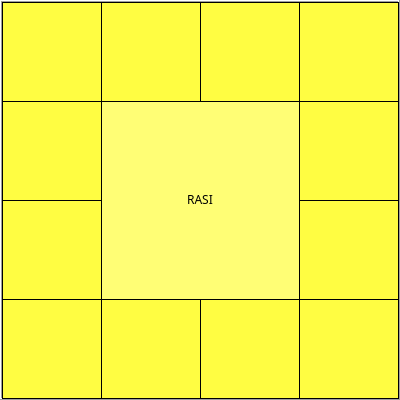
                 <widget class="QFrame" name="frame_4">
                  <property name="sizePolicy">
                   <sizepolicy hsizetype="Minimum" vsizetype="Minimum">
                    <horstretch>0</horstretch>
                    <verstretch>0</verstretch>
                   </sizepolicy>
                  </property>
                  <property name="minimumSize">
                   <size>
                    <width>400</width>
                    <height>400</height>
                   </size>
                  </property>
                  <property name="maximumSize">
                   <size>
                    <width>400</width>
                    <height>400</height>
                   </size>
                  </property>
                  <property name="frameShape">
                   <enum>QFrame::Box</enum>
                  </property>
                  <property name="frameShadow">
                   <enum>QFrame::Raised</enum>
                  </property>
                  <layout class="QGridLayout" name="gridLayout_6">
                   <property name="leftMargin">
                    <number>0</number>
                   </property>
                   <property name="topMargin">
                    <number>0</number>
                   </property>
                   <property name="rightMargin">
                    <number>0</number>
                   </property>
                   <property name="bottomMargin">
                    <number>0</number>
                   </property>
                   <property name="spacing">
                    <number>0</number>
                   </property>
                   <item row="1" column="1" rowspan="2" colspan="2">
                    <layout class="QVBoxLayout" name="verticalLayout_6">
                     <item>
                      <widget class="QLabel" name="rasi_center_lbl">
                       <property name="font">
                        <font>
                         <family>Arial Unicode MS</family>
                         <pointsize>9</pointsize>
                        </font>
                       </property>
                       <property name="styleSheet">
                        <string notr="true">background: #fffe75</string>
                       </property>
                       <property name="text">
                        <string>&lt;html&gt;&lt;head/&gt;&lt;body&gt;&lt;p&gt;RASI&lt;/p&gt;&lt;/body&gt;&lt;/html&gt;</string>
                       </property>
                       <property name="alignment">
                        <set>Qt::AlignCenter</set>
                       </property>
                      </widget>
                     </item>
                    </layout>
                   </item>
                   <item row="2" column="0">
                    <widget class="QLabel" name="rasi_magaram_lbl">
                     <property name="sizePolicy">
                      <sizepolicy hsizetype="Fixed" vsizetype="Fixed">
                       <horstretch>0</horstretch>
                       <verstretch>0</verstretch>
                      </sizepolicy>
                     </property>
                     <property name="minimumSize">
                      <size>
                       <width>100</width>
                       <height>100</height>
                      </size>
                     </property>
                     <property name="maximumSize">
                      <size>
                       <width>100</width>
                       <height>100</height>
                      </size>
                     </property>
                     <property name="font">
                      <font>
                       <family>Arial Unicode MS</family>
                       <pointsize>10</pointsize>
                      </font>
                     </property>
                     <property name="styleSheet">
                      <string notr="true">background: #fffd42</string>
                     </property>
                     <property name="frameShape">
                      <enum>QFrame::Box</enum>
                     </property>
                     <property name="text">
                      <string>&lt;html&gt;&lt;head/&gt;&lt;body&gt;&lt;p align=&quot;center&quot;&gt;&lt;br/&gt;&lt;/p&gt;&lt;/body&gt;&lt;/html&gt;</string>
                     </property>
                     <property name="alignment">
                      <set>Qt::AlignCenter</set>
                     </property>
                    </widget>
                   </item>
                   <item row="1" column="0">
                    <widget class="QLabel" name="rasi_kumbam_lbl">
                     <property name="sizePolicy">
                      <sizepolicy hsizetype="Fixed" vsizetype="Fixed">
                       <horstretch>0</horstretch>
                       <verstretch>0</verstretch>
                      </sizepolicy>
                     </property>
                     <property name="minimumSize">
                      <size>
                       <width>100</width>
                       <height>100</height>
                      </size>
                     </property>
                     <property name="maximumSize">
                      <size>
                       <width>100</width>
                       <height>100</height>
                      </size>
                     </property>
                     <property name="font">
                      <font>
                       <family>Arial Unicode MS</family>
                       <pointsize>10</pointsize>
                      </font>
                     </property>
                     <property name="styleSheet">
                      <string notr="true">background: #fffd42</string>
                     </property>
                     <property name="frameShape">
                      <enum>QFrame::Box</enum>
                     </property>
                     <property name="text">
                      <string>&lt;html&gt;&lt;head/&gt;&lt;body&gt;&lt;p align=&quot;center&quot;&gt;&lt;br/&gt;&lt;/p&gt;&lt;/body&gt;&lt;/html&gt;</string>
                     </property>
                     <property name="alignment">
                      <set>Qt::AlignCenter</set>
                     </property>
                    </widget>
                   </item>
                   <item row="3" column="0">
                    <widget class="QLabel" name="rasi_dhanusu_lbl">
                     <property name="sizePolicy">
                      <sizepolicy hsizetype="Fixed" vsizetype="Fixed">
                       <horstretch>0</horstretch>
                       <verstretch>0</verstretch>
                      </sizepolicy>
                     </property>
                     <property name="minimumSize">
                      <size>
                       <width>100</width>
                       <height>100</height>
                      </size>
                     </property>
                     <property name="maximumSize">
                      <size>
                       <width>100</width>
                       <height>100</height>
                      </size>
                     </property>
                     <property name="font">
                      <font>
                       <family>Arial Unicode MS</family>
                       <pointsize>10</pointsize>
                      </font>
                     </property>
                     <property name="styleSheet">
                      <string notr="true">background: #fffd42</string>
                     </property>
                     <property name="frameShape">
                      <enum>QFrame::Box</enum>
                     </property>
                     <property name="text">
                      <string>&lt;html&gt;&lt;head/&gt;&lt;body&gt;&lt;p align=&quot;center&quot;&gt;&lt;br/&gt;&lt;/p&gt;&lt;/body&gt;&lt;/html&gt;</string>
                     </property>
                     <property name="alignment">
                      <set>Qt::AlignCenter</set>
                     </property>
                    </widget>
                   </item>
                   <item row="3" column="1">
                    <widget class="QLabel" name="rasi_viruchigam_lbl">
                     <property name="sizePolicy">
                      <sizepolicy hsizetype="Fixed" vsizetype="Fixed">
                       <horstretch>0</horstretch>
                       <verstretch>0</verstretch>
                      </sizepolicy>
                     </property>
                     <property name="minimumSize">
                      <size>
                       <width>100</width>
                       <height>100</height>
                      </size>
                     </property>
                     <property name="maximumSize">
                      <size>
                       <width>100</width>
                       <height>100</height>
                      </size>
                     </property>
                     <property name="font">
                      <font>
                       <family>Arial Unicode MS</family>
                       <pointsize>10</pointsize>
                      </font>
                     </property>
                     <property name="styleSheet">
                      <string notr="true">background: #fffd42</string>
                     </property>
                     <property name="frameShape">
                      <enum>QFrame::Box</enum>
                     </property>
                     <property name="text">
                      <string>&lt;html&gt;&lt;head/&gt;&lt;body&gt;&lt;p align=&quot;center&quot;&gt;&lt;br/&gt;&lt;/p&gt;&lt;/body&gt;&lt;/html&gt;</string>
                     </property>
                     <property name="alignment">
                      <set>Qt::AlignCenter</set>
                     </property>
                    </widget>
                   </item>
                   <item row="0" column="1">
                    <widget class="QLabel" name="rasi_mesham_lbl">
                     <property name="sizePolicy">
                      <sizepolicy hsizetype="Fixed" vsizetype="Fixed">
                       <horstretch>0</horstretch>
                       <verstretch>0</verstretch>
                      </sizepolicy>
                     </property>
                     <property name="minimumSize">
                      <size>
                       <width>100</width>
                       <height>100</height>
                      </size>
                     </property>
                     <property name="maximumSize">
                      <size>
                       <width>100</width>
                       <height>100</height>
                      </size>
                     </property>
                     <property name="font">
                      <font>
                       <family>Arial Unicode MS</family>
                       <pointsize>10</pointsize>
                      </font>
                     </property>
                     <property name="styleSheet">
                      <string notr="true">background: #fffd42</string>
                     </property>
                     <property name="frameShape">
                      <enum>QFrame::Box</enum>
                     </property>
                     <property name="text">
                      <string>&lt;html&gt;&lt;head/&gt;&lt;body&gt;&lt;p align=&quot;center&quot;&gt;&lt;br/&gt;&lt;/p&gt;&lt;/body&gt;&lt;/html&gt;</string>
                     </property>
                     <property name="alignment">
                      <set>Qt::AlignCenter</set>
                     </property>
                    </widget>
                   </item>
                   <item row="0" column="0">
                    <widget class="QLabel" name="rasi_meenam_lbl">
                     <property name="sizePolicy">
                      <sizepolicy hsizetype="Fixed" vsizetype="Fixed">
                       <horstretch>0</horstretch>
                       <verstretch>0</verstretch>
                      </sizepolicy>
                     </property>
                     <property name="minimumSize">
                      <size>
                       <width>100</width>
                       <height>100</height>
                      </size>
                     </property>
                     <property name="maximumSize">
                      <size>
                       <width>100</width>
                       <height>100</height>
                      </size>
                     </property>
                     <property name="font">
                      <font>
                       <family>Arial Unicode MS</family>
                       <pointsize>10</pointsize>
                      </font>
                     </property>
                     <property name="styleSheet">
                      <string notr="true">background: #fffd42</string>
                     </property>
                     <property name="frameShape">
                      <enum>QFrame::Box</enum>
                     </property>
                     <property name="text">
                      <string>&lt;html&gt;&lt;head/&gt;&lt;body&gt;&lt;p align=&quot;center&quot;&gt;&lt;br/&gt;&lt;/p&gt;&lt;/body&gt;&lt;/html&gt;</string>
                     </property>
                     <property name="alignment">
                      <set>Qt::AlignCenter</set>
                     </property>
                    </widget>
                   </item>
                   <item row="0" column="2">
                    <widget class="QLabel" name="rasi_rishabam_lbl">
                     <property name="sizePolicy">
                      <sizepolicy hsizetype="Fixed" vsizetype="Fixed">
                       <horstretch>0</horstretch>
                       <verstretch>0</verstretch>
                      </sizepolicy>
                     </property>
                     <property name="minimumSize">
                      <size>
                       <width>100</width>
                       <height>100</height>
                      </size>
                     </property>
                     <property name="maximumSize">
                      <size>
                       <width>100</width>
                       <height>100</height>
                      </size>
                     </property>
                     <property name="font">
                      <font>
                       <family>Arial Unicode MS</family>
                       <pointsize>10</pointsize>
                      </font>
                     </property>
                     <property name="styleSheet">
                      <string notr="true">background: #fffd42</string>
                     </property>
                     <property name="frameShape">
                      <enum>QFrame::Box</enum>
                     </property>
                     <property name="text">
                      <string>&lt;html&gt;&lt;head/&gt;&lt;body&gt;&lt;p align=&quot;center&quot;&gt;&lt;br/&gt;&lt;/p&gt;&lt;/body&gt;&lt;/html&gt;</string>
                     </property>
                     <property name="alignment">
                      <set>Qt::AlignCenter</set>
                     </property>
                    </widget>
                   </item>
                   <item row="0" column="3">
                    <widget class="QLabel" name="rasi_mithunam_lbl">
                     <property name="sizePolicy">
                      <sizepolicy hsizetype="Fixed" vsizetype="Fixed">
                       <horstretch>0</horstretch>
                       <verstretch>0</verstretch>
                      </sizepolicy>
                     </property>
                     <property name="minimumSize">
                      <size>
                       <width>100</width>
                       <height>100</height>
                      </size>
                     </property>
                     <property name="maximumSize">
                      <size>
                       <width>100</width>
                       <height>100</height>
                      </size>
                     </property>
                     <property name="font">
                      <font>
                       <family>Arial Unicode MS</family>
                       <pointsize>10</pointsize>
                      </font>
                     </property>
                     <property name="styleSheet">
                      <string notr="true">background: #fffd42</string>
                     </property>
                     <property name="frameShape">
                      <enum>QFrame::Box</enum>
                     </property>
                     <property name="text">
                      <string>&lt;html&gt;&lt;head/&gt;&lt;body&gt;&lt;p align=&quot;center&quot;&gt;&lt;br/&gt;&lt;/p&gt;&lt;/body&gt;&lt;/html&gt;</string>
                     </property>
                     <property name="alignment">
                      <set>Qt::AlignCenter</set>
                     </property>
                    </widget>
                   </item>
                   <item row="1" column="3">
                    <widget class="QLabel" name="rasi_kadagam_lbl">
                     <property name="sizePolicy">
                      <sizepolicy hsizetype="Fixed" vsizetype="Fixed">
                       <horstretch>0</horstretch>
                       <verstretch>0</verstretch>
                      </sizepolicy>
                     </property>
                     <property name="minimumSize">
                      <size>
                       <width>100</width>
                       <height>100</height>
                      </size>
                     </property>
                     <property name="maximumSize">
                      <size>
                       <width>100</width>
                       <height>100</height>
                      </size>
                     </property>
                     <property name="font">
                      <font>
                       <family>Arial Unicode MS</family>
                       <pointsize>10</pointsize>
                      </font>
                     </property>
                     <property name="styleSheet">
                      <string notr="true">background: #fffd42</string>
                     </property>
                     <property name="frameShape">
                      <enum>QFrame::Box</enum>
                     </property>
                     <property name="text">
                      <string>&lt;html&gt;&lt;head/&gt;&lt;body&gt;&lt;p align=&quot;center&quot;&gt;&lt;br/&gt;&lt;/p&gt;&lt;/body&gt;&lt;/html&gt;</string>
                     </property>
                     <property name="alignment">
                      <set>Qt::AlignCenter</set>
                     </property>
                    </widget>
                   </item>
                   <item row="2" column="3">
                    <widget class="QLabel" name="rasi_simmam_lbl">
                     <property name="sizePolicy">
                      <sizepolicy hsizetype="Fixed" vsizetype="Fixed">
                       <horstretch>0</horstretch>
                       <verstretch>0</verstretch>
                      </sizepolicy>
                     </property>
                     <property name="minimumSize">
                      <size>
                       <width>100</width>
                       <height>100</height>
                      </size>
                     </property>
                     <property name="maximumSize">
                      <size>
                       <width>100</width>
                       <height>100</height>
                      </size>
                     </property>
                     <property name="font">
                      <font>
                       <family>Arial Unicode MS</family>
                       <pointsize>10</pointsize>
                      </font>
                     </property>
                     <property name="styleSheet">
                      <string notr="true">background: #fffd42</string>
                     </property>
                     <property name="frameShape">
                      <enum>QFrame::Box</enum>
                     </property>
                     <property name="text">
                      <string>&lt;html&gt;&lt;head/&gt;&lt;body&gt;&lt;p align=&quot;center&quot;&gt;&lt;br/&gt;&lt;/p&gt;&lt;/body&gt;&lt;/html&gt;</string>
                     </property>
                     <property name="alignment">
                      <set>Qt::AlignCenter</set>
                     </property>
                    </widget>
                   </item>
                   <item row="3" column="3">
                    <widget class="QLabel" name="rasi_kanni_lbl">
                     <property name="sizePolicy">
                      <sizepolicy hsizetype="Fixed" vsizetype="Fixed">
                       <horstretch>0</horstretch>
                       <verstretch>0</verstretch>
                      </sizepolicy>
                     </property>
                     <property name="minimumSize">
                      <size>
                       <width>100</width>
                       <height>100</height>
                      </size>
                     </property>
                     <property name="maximumSize">
                      <size>
                       <width>100</width>
                       <height>100</height>
                      </size>
                     </property>
                     <property name="font">
                      <font>
                       <family>Arial Unicode MS</family>
                       <pointsize>10</pointsize>
                      </font>
                     </property>
                     <property name="styleSheet">
                      <string notr="true">background: #fffd42</string>
                     </property>
                     <property name="frameShape">
                      <enum>QFrame::Box</enum>
                     </property>
                     <property name="text">
                      <string>&lt;html&gt;&lt;head/&gt;&lt;body&gt;&lt;p align=&quot;center&quot;&gt;&lt;br/&gt;&lt;/p&gt;&lt;/body&gt;&lt;/html&gt;</string>
                     </property>
                     <property name="alignment">
                      <set>Qt::AlignCenter</set>
                     </property>
                    </widget>
                   </item>
                   <item row="3" column="2">
                    <widget class="QLabel" name="rasi_thulam_lbl">
                     <property name="sizePolicy">
                      <sizepolicy hsizetype="Fixed" vsizetype="Fixed">
                       <horstretch>0</horstretch>
                       <verstretch>0</verstretch>
                      </sizepolicy>
                     </property>
                     <property name="minimumSize">
                      <size>
                       <width>100</width>
                       <height>100</height>
                      </size>
                     </property>
                     <property name="maximumSize">
                      <size>
                       <width>100</width>
                       <height>100</height>
                      </size>
                     </property>
                     <property name="font">
                      <font>
                       <family>Arial Unicode MS</family>
                       <pointsize>10</pointsize>
                      </font>
                     </property>
                     <property name="styleSheet">
                      <string notr="true">background: #fffd42</string>
                     </property>
                     <property name="frameShape">
                      <enum>QFrame::Box</enum>
                     </property>
                     <property name="text">
                      <string>&lt;html&gt;&lt;head/&gt;&lt;body&gt;&lt;p align=&quot;center&quot;&gt;&lt;br/&gt;&lt;/p&gt;&lt;/body&gt;&lt;/html&gt;</string>
                     </property>
                     <property name="alignment">
                      <set>Qt::AlignCenter</set>
                     </property>
                    </widget>
                   </item>
                  </layout>
                 </widget>
